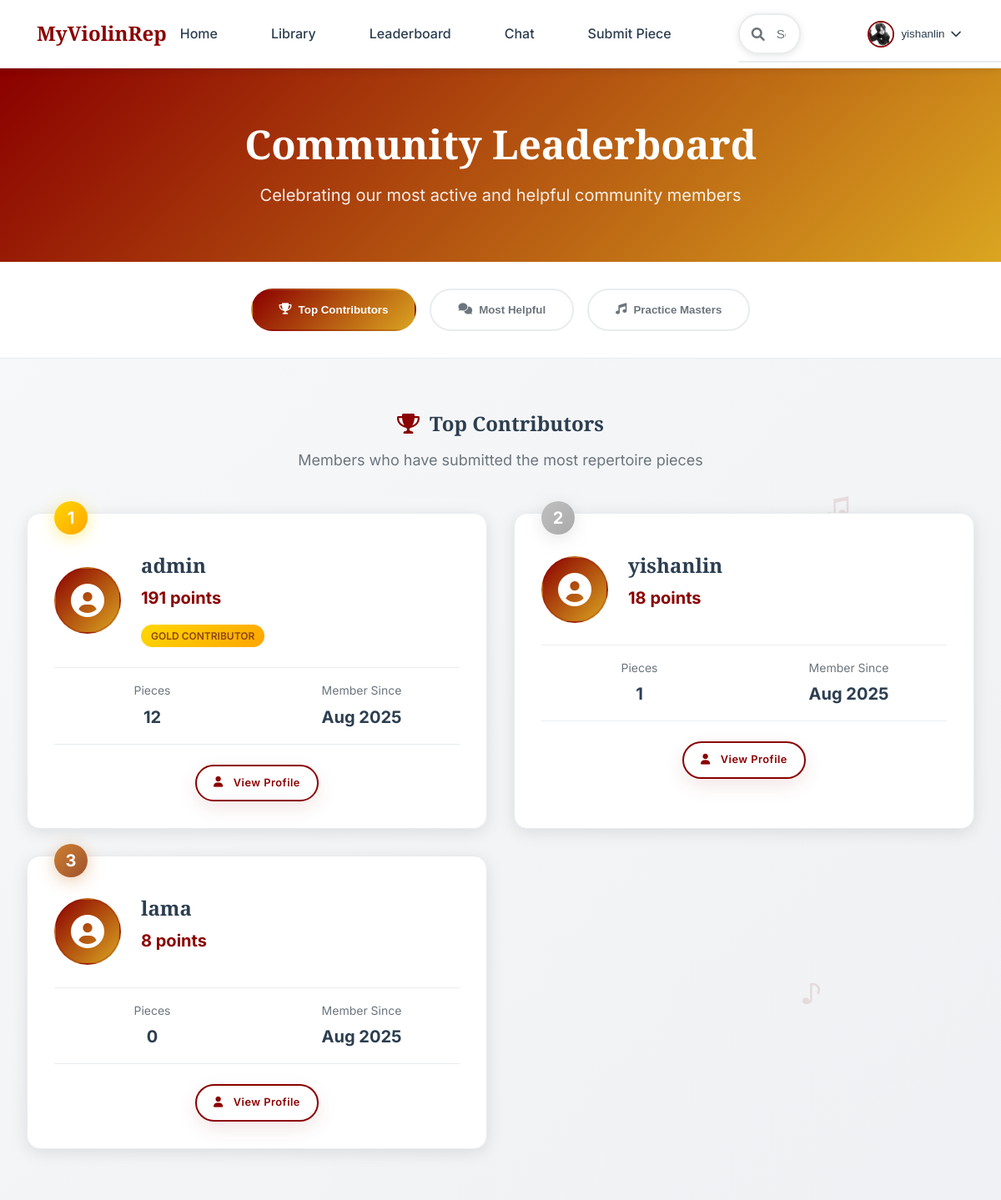
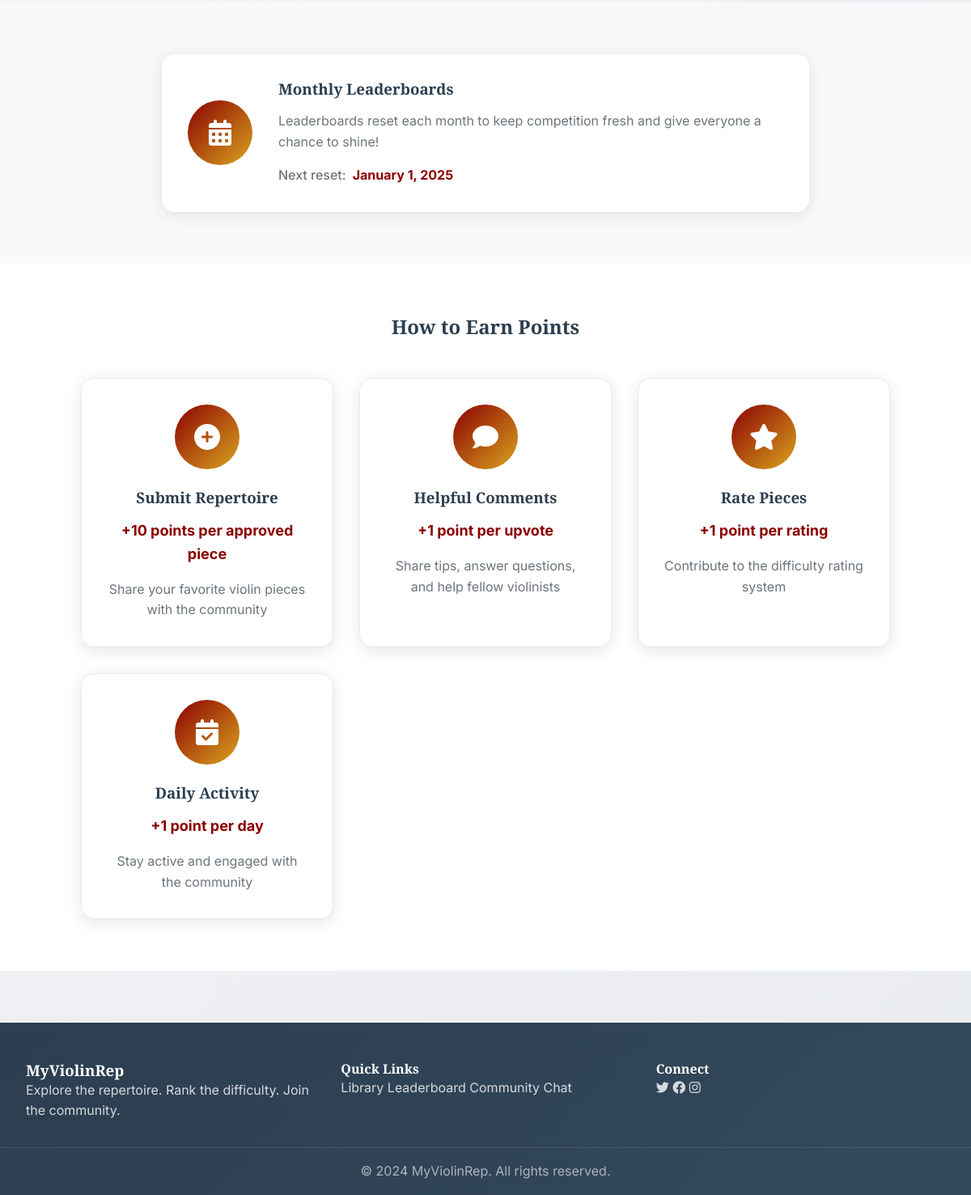
The page /leaderboard (signed in) on the database its author committed (2 pictures, top to bottom).
### app.py (models this page shows)
class User(UserMixin, db.Model):
    id = db.Column(db.Integer, primary_key=True)
    username = db.Column(db.String(80), unique=True, nullable=False)
    email = db.Column(db.String(120), unique=True, nullable=False)
    password_hash = db.Column(db.String(120), nullable=False)
    bio = db.Column(db.Text)
    avatar = db.Column(db.String(200))
    country = db.Column(db.String(100))
    currently_practicing = db.Column(db.String(200))
    join_date = db.Column(db.DateTime, default=datetime.utcnow)
    contribution_score = db.Column(db.Integer, default=0)
    forum_score = db.Column(db.Integer, default=0)
    ratings = db.relationship('Rating', backref='user', lazy=True)
    comments = db.relationship('Comment', backref='user', lazy=True)
    submissions = db.relationship('Piece', backref='submitter', lazy=True)
    sent_messages = db.relationship('Message', foreign_keys='Message.sender_id', backref='sender', lazy=True)
    received_messages = db.relationship('Message', foreign_keys='Message.recipient_id', backref='recipient', lazy=True)
    favorites = db.relationship('Favorite', backref='user', lazy=True)

### app.py (the view)
@app.route('/leaderboard')
def leaderboard():
    top_contributors = User.query.order_by(User.contribution_score.desc()).limit(10).all()
    top_forum_users = User.query.order_by(User.forum_score.desc()).limit(10).all()
    return render_template('leaderboard.html',
                         top_contributors=top_contributors,
                         top_forum_users=top_forum_users)

### app.py (called while the page is built)
@login_manager.user_loader
def load_user(user_id):
    return User.query.get(int(user_id))

### templates/leaderboard.html (shortened to what this page needs)
{% extends "base.html" %}
{% block content %}
<section class="leaderboard-header">
    <div class="container">
        <div class="header-content">
            <h1 class="page-title">Community Leaderboard</h1>
            <p class="page-subtitle">Celebrating our most active and helpful community members</p>
        </div>
    </div>
</section>
<section class="leaderboard-nav">
    <div class="container">
        <div class="nav-tabs">
            <button class="tab-btn active" onclick="showTab('contributors')">
                <i class="fas fa-trophy"></i>
                Top Contributors
            </button>
            <button class="tab-btn" onclick="showTab('forum')">
                <i class="fas fa-comments"></i>
                Most Helpful
            </button>
            <button class="tab-btn" onclick="showTab('practice')">
                <i class="fas fa-music"></i>
                Practice Masters
            </button>
        </div>
    </div>
</section>
<section class="leaderboard-section active" id="contributors-tab">
    <div class="container">
        <div class="section-header">
            <h2><i class="fas fa-trophy"></i> Top Contributors</h2>
            <p>Members who have submitted the most repertoire pieces</p>
        </div>
        <div class="leaderboard-grid">
            {% for user in top_contributors %}
            <div class="leaderboard-card" data-aos="fade-up" data-aos-delay="{{ loop.index * 100 }}">
                <div class="rank-badge rank-{{ loop.index }}">
                    {{ loop.index }}
                </div>
                <div class="user-info">
                    <div class="user-avatar">
                        <i class="fas fa-user-circle"></i>
                    </div>
                    <div class="user-details">
                        <h3>{{ user.username }}</h3>
                        <p class="user-score">{{ user.contribution_score }} points</p>
                        <div class="user-badges">
                            {% if user.contribution_score >= 100 %}
                                <span class="badge gold">Gold Contributor</span>
                            {% elif user.contribution_score >= 50 %}
                                <span class="badge silver">Silver Contributor</span>
                            {% elif user.contribution_score >= 20 %}
                                <span class="badge bronze">Bronze Contributor</span>
                            {% endif %}
                        </div>
                    </div>
                </div>
                <div class="user-stats">
                    <div class="stat-item">
                        <span class="stat-label">Pieces</span>
                        <span class="stat-value">{{ user.submissions|length }}</span>
                    </div>
                    <div class="stat-item">
                        <span class="stat-label">Member Since</span>
                        <span class="stat-value">{{ user.join_date.strftime('%b %Y') }}</span>
                    </div>
                </div>
                <div class="user-actions">
                    <a href="{{ url_for('profile', username=user.username) }}" class="btn btn-outline btn-sm">
                        <i class="fas fa-user"></i>
                        View Profile
                    </a>
                </div>
            </div>
            {% endfor %}
        </div>
    </div>
</section>
<section class="reset-info">
    <div class="container">
        <div class="info-card">
            <div class="info-icon">
                <i class="fas fa-calendar-alt"></i>
            </div>
            <div class="info-content">
                <h3>Monthly Leaderboards</h3>
                <p>Leaderboards reset each month to keep competition fresh and give everyone a chance to shine!</p>
                <div class="next-reset">
                    <span class="reset-label">Next reset:</span>
                    <span class="reset-date">January 1, 2025</span>
                </div>
            </div>
        </div>
    </div>
</section>
<section class="points-guide">
    <div class="container">
        <h2>How to Earn Points</h2>
        <div class="points-grid">
            <div class="point-card">
                <div class="point-icon">
                    <i class="fas fa-plus-circle"></i>
                </div>
                <h3>Submit Repertoire</h3>
                <p class="point-value">+10 points per approved piece</p>
                <p>Share your favorite violin pieces with the community</p>
            </div>
            <div class="point-card">
                <div class="point-icon">
                    <i class="fas fa-comment"></i>
                </div>
                <h3>Helpful Comments</h3>
                <p class="point-value">+1 point per upvote</p>
                <p>Share tips, answer questions, and help fellow violinists</p>
            </div>
            <div class="point-card">
                <div class="point-icon">
                    <i class="fas fa-star"></i>
                </div>
                <h3>Rate Pieces</h3>
                <p class="point-value">+1 point per rating</p>
                <p>Contribute to the difficulty rating system</p>
            </div>
            <div class="point-card">
                <div class="point-icon">
                    <i class="fas fa-calendar-check"></i>
                </div>
                <h3>Daily Activity</h3>
                <p class="point-value">+1 point per day</p>
                <p>Stay active and engaged with the community</p>
            </div>
        </div>
    </div>
</section>
{% endblock %}
{% block extra_css %}
<link href="https://unpkg.com/aos@2.3.1/dist/aos.css" rel="stylesheet">
{% endblock %}

### templates/base.html (shortened to what this page needs)
<!DOCTYPE html>
<html lang="en">
<head>
    <link rel="stylesheet" href="https://cdnjs.cloudflare.com/ajax/libs/font-awesome/6.0.0/css/all.min.css">
    <link rel="stylesheet" href="{{ url_for('static', filename='css/style.css') }}">
    {% block extra_css %}{% endblock %}
</head>
<body>
    <nav class="navbar">
        <div class="nav-container">
            <div class="nav-logo">
                <span>MyViolinRep</span>
            </div>
            <div class="nav-menu">
                <a href="{{ url_for('index') }}" class="nav-link">Home</a>
                <a href="{{ url_for('library') }}" class="nav-link">Library</a>
                <a href="{{ url_for('leaderboard') }}" class="nav-link">Leaderboard</a>
                <a href="{{ url_for('chat') }}" class="nav-link">Chat</a>
                {% if current_user.is_authenticated %}
                    <a href="{{ url_for('submit_piece') }}" class="nav-link">Submit Piece</a>
                    <div class="global-search">
                        <i class="fas fa-search search-icon"></i>
                        <input type="text" id="globalSearch" placeholder="Search" class="global-search-input">
                        <div class="search-results" id="searchResults"></div>
                    </div>
                    <div class="user-menu">
                        <button class="user-menu-btn">
                            {% if current_user.avatar %}
                                <img src="{{ current_user.avatar }}" alt="{{ current_user.username }}" class="user-avatar-nav">
                            {% else %}
                                <i class="fas fa-user-circle"></i>
                            {% endif %}
                            {{ current_user.username }}
                            <i class="fas fa-chevron-down"></i>
                        </button>
                    </div>
                {% else %}
                    <a href="{{ url_for('login') }}" class="nav-link">Login</a>
                    <a href="{{ url_for('register') }}" class="nav-link register-btn">Register</a>
                {% endif %}
            </div>
        </div>
    </nav>
    <main class="main-content">
        {% block content %}{% endblock %}
    </main>
    <footer class="footer">
        <div class="footer-content">
            <div class="footer-section">
                <h3>MyViolinRep</h3>
                <p>Explore the repertoire. Rank the difficulty. Join the community.</p>
            </div>
            <div class="footer-section">
                <h4>Quick Links</h4>
                <a href="{{ url_for('library') }}">Library</a>
                <a href="{{ url_for('leaderboard') }}">Leaderboard</a>
                <a href="{{ url_for('chat') }}">Community Chat</a>
            </div>
            <div class="footer-section">
                <h4>Connect</h4>
                <div class="social-links">
                    <a href="#"><i class="fab fa-twitter"></i></a>
                    <a href="#"><i class="fab fa-facebook"></i></a>
                    <a href="#"><i class="fab fa-instagram"></i></a>
                </div>
            </div>
        </div>
        <div class="footer-bottom">
            <p>&copy; 2024 MyViolinRep. All rights reserved.</p>
        </div>
    </footer>
    <div class="floating-notes">
        <div class="note note-1">♪</div>
        <div class="note note-2">♫</div>
        <div class="note note-3">♩</div>
        <div class="note note-4">♬</div>
        <div class="note note-5">♪</div>
    </div>
</body>
</html>

### rows shown on the page
User: avatar (picture), username "yishanlin", contribution_score "18", submissions|length "1", join_date "Aug 2025"
User: username "admin", contribution_score "191", shows "GOLD CONTRIBUTOR", submissions|length "12", join_date "Aug 2025"
User: username "lama", contribution_score "8", submissions|length "0", join_date "Aug 2025"
